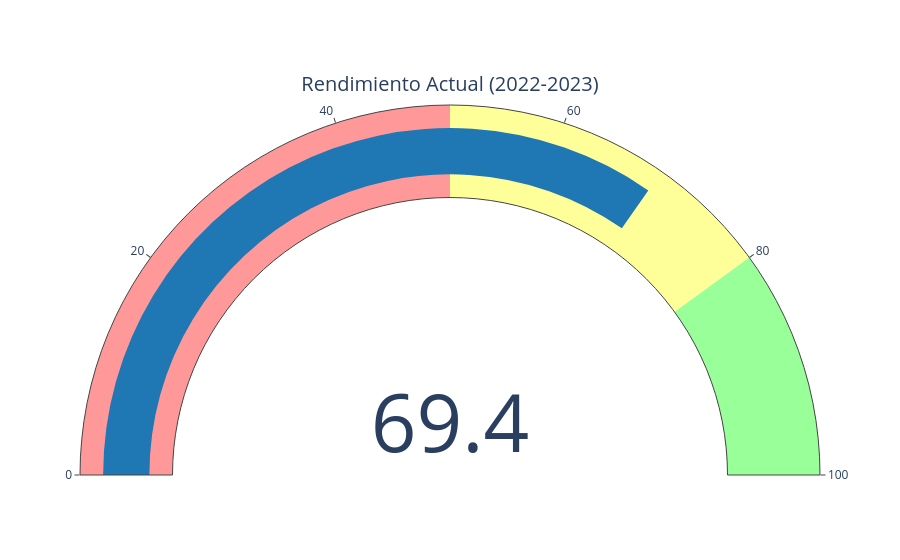

Source (notebook cell):
### Markdown cell above
## Velocímetro de Rendimiento

### Code cell
import plotly.express as px
import plotly.graph_objects as go

# Obtenemos el último año y la tasa de rendimiento
ultimo_anio = df_filtrado['Anio'].max()
valor_actual = df_filtrado[(df_filtrado['Anio'] == ultimo_anio) & 
                            (df_filtrado['Tasa'] == "Rendimiento") & 
                            (df_filtrado['Genero'] == "Ambos Sexos")]['Valor'].values[0]

fig = go.Figure(go.Indicator(
    mode = "gauge+number",
    value = valor_actual,
    title = {'text': f"Rendimiento Actual ({ultimo_anio})"},
    gauge = {'axis': {'range': [0, 100]},
                'bar': {'color': "#1f77b4"},
                'steps': [
                    {'range': [0, 50], 'color': "#ff9999"},
                    {'range': [50, 80], 'color': "#ffff99"},
                    {'range': [80, 100], 'color': "#99ff99"}]}
))
fig.write_image(f"../output/graph/G3_Velocimetro_{carrera}.png")
fig.show()

### Figure 1 — Plotly figure (JSON) as saved in the notebook; plotly's stock layout.template omitted (floating-point values rounded to 4 significant figures)
{"data": [{"gauge": {"axis": {"range": [0, 100]}, "bar": {"color": "#1f77b4"}, "steps": [{"color": "#ff9999", "range": [0, 50]}, {"color": "#ffff99", "range": [50, 80]}, {"color": "#99ff99", "range": [80, 100]}]}, "mode": "gauge+number", "title": {"text": "Rendimiento Actual (2022-2023)"}, "type": "indicator", "value": 69.37}], "layout": {}}
